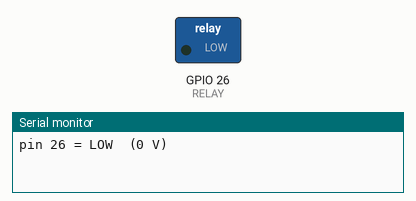
Simulated run of this sketch. Board: ESP32. On the bench: switched loads named in the sketch (green lamp = pin HIGH), the last lines printed to the serial monitor.

Above: at 1.0 s.
At 3.0 s:
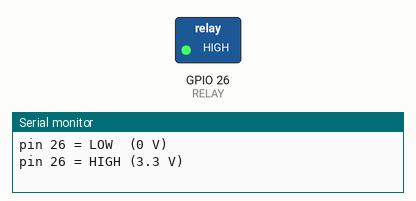
Timing chart, 0 to 5.2 s (numbered marks = the images above):
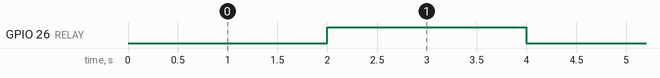

The sketch:

relay_click_test.ino
```cpp
// Relay bring-up: flip pin 26 every 2 s forever and say which level it is on.
// The relay should click every 2 s whichever way its LOW/HIGH jumper is set.
const int RELAY = 26;
void setup() { Serial.begin(115200); pinMode(RELAY, OUTPUT); }
void loop() {
  digitalWrite(RELAY, LOW);  Serial.println("pin 26 = LOW  (0 V)");   delay(2000);
  digitalWrite(RELAY, HIGH); Serial.println("pin 26 = HIGH (3.3 V)"); delay(2000);
}
```

Measured:
- by itself, GPIO 26 (RELAY): alternates HIGH for 2.0 s and LOW for 2.0 s
